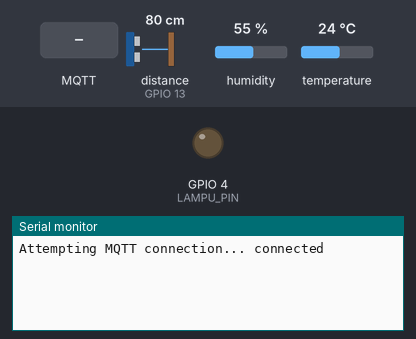
Recording of a sketch running on a simulated ESP32. Shown: output pins drawn as LEDs (lit = HIGH), the last lines printed to the serial monitor. Wiring (inferred from the names in the program): ultrasonic range finder: trigger GPIO 12; echo GPIO 13. The test bench sets the inputs (shaded band); at power-on: distance to the obstacle (sensor on GPIO 13) 80 cm, humidity 55 %, temperature 24 °C. The echo pulse lasts 58.3 µs per cm; WiFi joins after 1.5 s; servers stay silent unless stated; no MQTT or app messages arrive unless stated; pins used as bus, display or sensor lines are not drawn.

Above: at 2.7 s.
2.8 s: MQTT message "bolabot/v1/led" arrives on the first subscribed topic
At 4.1 s:
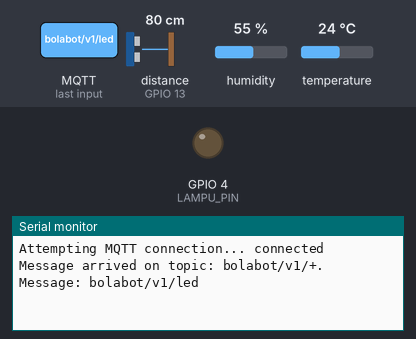
5.1 s: MQTT message "ON" arrives on the first subscribed topic
At 6.9 s:
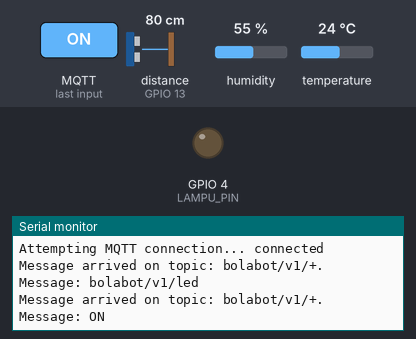
7.2 s: MQTT message "OFF" arrives on the first subscribed topic
At 9.1 s:
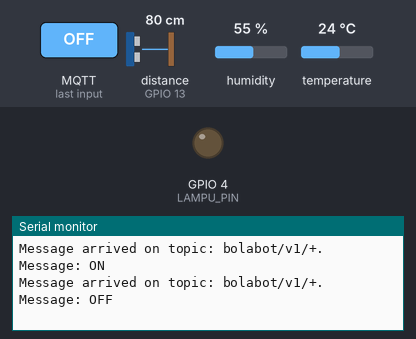

The sketch:

wokwi-unpak-1.ino
```cpp
#include "DHTesp.h"
#include <WiFi.h>
#include <PubSubClient.h>

#define ECHO 13
#define TRIG 12
#define DHT_PIN 15
#define POMPA_PIN 2
#define LAMPU_PIN 4

char clientId[50];

WiFiClient espClient;
PubSubClient client(espClient);

static char strTemperature[10] = {0};
static char strHumidity[10] = {0};
static char strUltra[10] = {0};
// setting variabel hitung
unsigned long waktu = 0;
double jarak = 0;

DHTesp dhtSensor;

void setup() {
  Serial.begin(115200);
  pinMode(TRIG, OUTPUT);
  pinMode(ECHO, INPUT);
  pinMode(LAMPU_PIN, OUTPUT);

  dhtSensor.setup(DHT_PIN, DHTesp::DHT22);
  WiFi.mode(WIFI_STA);
  WiFi.begin("Wokwi-GUEST", "", 6);
  // Wait for WiFi to connect
  while (WiFi.status() != WL_CONNECTED) {
    delay(100);
  }

  client.setServer("test.mosquitto.org", 1883);
  client.setCallback(callback);
}

float sensorUltra(void){
  digitalWrite(TRIG, HIGH);
  delayMicroseconds(100);
  digitalWrite(TRIG, LOW);
  // hitung waktu data
  waktu = pulseIn(ECHO, HIGH);
  jarak = waktu / 58;
  // Serial.println(waktu/58);
  return jarak;
}

float getTemperature(void)
{
  TempAndHumidity data = dhtSensor.getTempAndHumidity();

  if (!(isnan(data.temperature)))
    return data.temperature;
  else
    return -99.99;
}


float getHumidity(void)
{
  TempAndHumidity data = dhtSensor.getTempAndHumidity();

  if (!(isnan(data.humidity)))
    return data.humidity;
  else
    return -99.99;
}

void callback(char* topic, byte* message, unsigned int length) {
  Serial.print("Message arrived on topic: ");
  Serial.print(topic);
  Serial.print(". Message: ");
  String stMessage;

  for (int i = 0; i < length; i++) {
    Serial.print((char)message[i]);
    stMessage += (char)message[i];
  }
  Serial.println();
  if (String(topic) == "bolabot/v1/led") {
    Serial.print("Changing output to ");
    if(stMessage == "ON"){
      Serial.println("on");
      digitalWrite(LAMPU_PIN, HIGH);
    }
    else if(stMessage == "OFF"){
      Serial.println("off");
      digitalWrite(LAMPU_PIN, LOW);
    }
  }
  pompa(topic, stMessage);
}

void mqttReconnect() {
  while (!client.connected()) {
    Serial.print("Attempting MQTT connection...");
    if (client.connect(clientId)) {
      Serial.println(" connected");
      client.subscribe("bolabot/v1/+");
    } else {
      Serial.print("failed, rc=");
      Serial.print(client.state());
      Serial.println(" try again in 5 seconds");
      delay(5000);
    }
  }
}

void pompa(char* topic, String stMessage){
  if (String(topic) == "bolabot/v1/led") {
    Serial.print("Changing output to ");
    if(stMessage == "ON" ){
      Serial.println("ON");
      digitalWrite(POMPA_PIN, HIGH);
    }
    else if(stMessage == "OFF"){
      Serial.println("OFF");
      digitalWrite(POMPA_PIN, LOW);
    }
  }
}

void loop() {
  if (!client.connected()) {
    mqttReconnect();
  }
  client.loop();
  TempAndHumidity  data = dhtSensor.getTempAndHumidity();
  sprintf(strTemperature, "%.2f", getTemperature());
  sprintf(strHumidity, "%.2f", getHumidity());
  sprintf(strUltra, "%.2f", sensorUltra());
  client.publish("bolabot/v1/suhu", strTemperature);
  client.publish("bolabot/v1/kelembapan", strHumidity);
  client.publish("bolabot/v1/tanah", strUltra);

  delay(1000);
}
```

Measured:
- after the input at 2.8 s, the serial monitor: prints a new line after 0.83 s (image 1)
- after the input at 5.1 s, the serial monitor: prints a new line after 0.60 s (image 2)
- after the input at 7.2 s, the serial monitor: prints a new line after 0.58 s (image 3)
